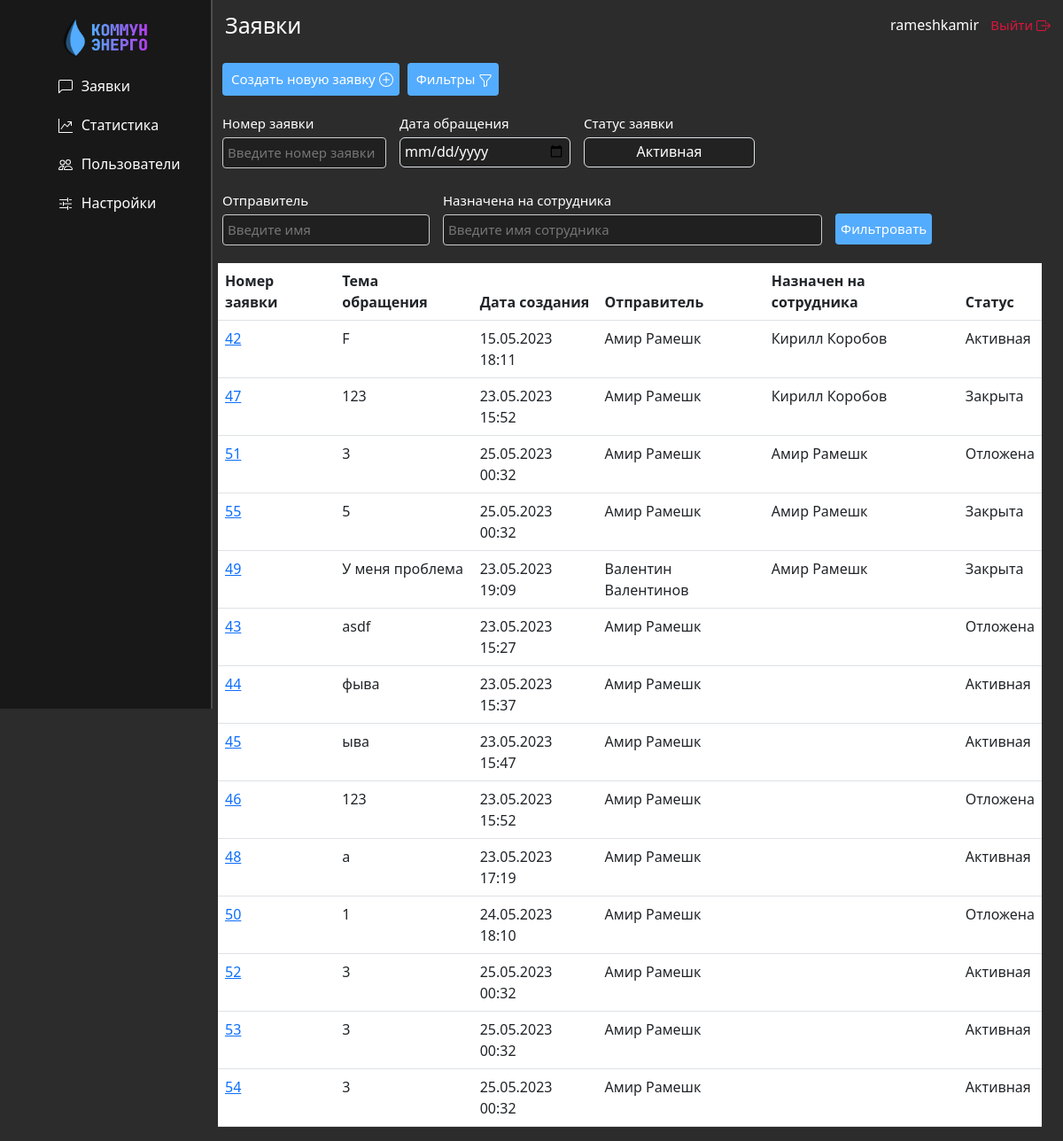
/messages/ (signed in), run on the app's committed database.
### messages_home/models.py (models this page shows)
class Conversation(models.Model):
  STATUS_CHOICES = [
    ('active', 'Активная'),
    ('closed', 'Закрыта'),
    ('snoozed', 'Отложена'),
  ]
  user1 = models.ForeignKey(User, on_delete=models.CASCADE, related_name='conversations_started')
  user2 = models.ForeignKey(User, on_delete=models.CASCADE, related_name='conversations_involved', null=True)
  title = models.CharField(max_length=50)
  created_at = models.DateTimeField(auto_now_add=True)
  status = models.CharField(max_length=20, choices=STATUS_CHOICES, default='Активная')
  class Meta:
    verbose_name_plural = 'Диалоги'
    verbose_name = 'Диалог'
    ordering = ['-created_at']
  def __str__(self):
    return f"{self.user1} - {self.user2}"

### messages_home/views.py (the view, shortened to what this page needs)
# urls.py: path('', views.conversations_list, name='conversations_list'),
@login_required
def conversations_list(request):
    if request.method == 'POST':
        form = ConversationForm(request.POST)
        if form.is_valid():
            new_conversation = form.save(commit=False)
            new_conversation.user1 = request.user
            new_conversation.status = 'Активная'
            new_conversation.save()
            return JsonResponse({'url': reverse('conversation_detail', args=[new_conversation.id])})
        else:
            return JsonResponse({'error': form.errors})
    else:
        form = ConversationForm()
    user = request.user
    if user.is_authenticated and user.groups.filter(name='Обычные пользователи').exists():
        normal_users = User.objects.filter(
            groups__name='Обычные пользователи')
        conversations = Conversation.objects.filter(
            Q(user1__in=normal_users) | Q(user2__in=normal_users))
    else:
        conversations = Conversation.objects.all()
    number = request.GET.get('number')
    date = request.GET.get('date')
    status = request.GET.get('status')
    sender = request.GET.get('sender')
    recipient = request.GET.get('recipient')
    context = {}
    if status:
        conversations = conversations.filter(status=status)
        context['status'] = status
    conversations = conversations.annotate(
    latest_message_time=Subquery(
        Message.objects.filter(conversation=OuterRef('pk')).values('created_at').order_by('-created_at')[:1]
    )).order_by('-latest_message_time')
    context.update({
        'conversations': conversations
    })
    print(context)
    return render(request, 'messages_home/conversations_list.html', context=context)

### messages_home/templates/messages_home/conversations_list.html (shortened to what this page needs)
{% extends 'main/layout.html' %}
{% block pagename %}
<h1>Заявки</h1>
{% endblock%}
{% block main_content %}
<div class="row">
  <div class="col-md-12">
    <button class="blue-button" id="new-conv-btn">
      Создать новую заявку
    </button>
    <button id="filter-btn" class="blue-button">
      Фильтры
    </button>
    <div class="filter-form-conversations" id="q1s1">
      <form method="get" class="filter-form" action="">
        <div class="filters-boxes">
          <div class="filters-up-row">
            <div class="number-box filter-box">
              <label for="number">Номер заявки</label>
              <input value="{{ number }}" type="text" class="" id="number" name="number"
                placeholder="Введите номер заявки">
            </div>
            <div class="date-box filter-box">
              <label for="date">Дата обращения</label>
              <input value="{{ date }}" type="date" class="form-control forms-stat-date" id="date" name="date">
            </div>
            {% if user.groups.all.0.name != 'Обычные пользователи'%}
            <div class="status-box filter-box">
              <label for="status">Статус заявки</label>
              <select class="form-control forms-stat-date" id="status" name="status">
                <option class="status-option" value="Активная" {% if status == 'Активная' %}selected{% endif %}>Активная
                </option>
              </select>
            </div>
            {% endif %}
          </div>
          <div class="filters-bot-row">
            {% if user.groups.all.0.name != 'Обычные пользователи'%}
            <div class="sender-box filter-box">
              <label for="sender" class="">Отправитель</label>
              <div class="">
                <input value="{{ sender }}" type="text" name="sender" class="" id="sender" placeholder="Введите имя">
              </div>
            </div>
            <div class="recipient-box filter-box">
              <label for="recipient" class="">Назначена на сотрудника</label>
              <input value="{{ recipient }}" type="text" name="recipient" class="" id="recipient"
                placeholder="Введите имя сотрудника">
            </div>
            {% endif %}
            <div class="btn-box filter-box">
              <button type="submit" id='w131' class="submit-btn-filter">Фильтровать</button>
            </div>
          </div>
        </div>
      </form>
    </div>
    <table class="table">
      <thead>
        <tr>
          <th>Номер заявки</th>
          <th>Тема обращения</th>
          <th>Дата создания</th>
          {% if user.groups.all.0.name != 'Обычные пользователи'%}
          <th>Отправитель</th>
          <th>Назначен на сотрудника</th>
          <th>Статус</th>
          {% endif %}
        </tr>
      </thead>
      <tbody>
        {% for conversation in conversations %}
        <tr>
          <td><a href="{% url 'conversation_detail' conversation.id %}">{{ conversation.id }}</a></td>
          <td>{{ conversation.title }}</td>
          <td>{{ conversation.created_at|date:"SHORT_DATETIME_FORMAT" }}</td>
          {% if user.groups.all.0.name != 'Обычные пользователи'%}
          <td>{{ conversation.user1.first_name}} {{ conversation.user1.last_name }}</td>
          <td>{{ conversation.user2.first_name}} {{ conversation.user2.last_name }}</td>
          <td>{{ conversation.status}}</td>
          {% endif %}
        </tr>
        {% endfor %}
      </tbody>
    </table>
  </div>
</div>
{% endblock %}

### main/templates/main/layout.html (shortened to what this page needs)
{% load static %}
<!DOCTYPE html>
<html class="theme-dark">
<head>
  <link href="https://cdn.jsdelivr.net/npm/bootstrap@5.3.0-alpha3/dist/css/bootstrap.min.css" rel="stylesheet"
>
  <link rel="stylesheet" href="{% static 'main/css/main.css' %}">
</head>
<body>
<div class="aside-box">
  <aside>
    <img src="{% static '/main/img/logo.png' %}" alt="logo">
    <ul>
      <a href="{% url 'conversations_list' %}">
        <li>
          Заявки
        </li>
      </a>
      {% if user.groups.all.0.name != 'Обычные пользователи'%}
      <a href="{% url 'home' %}">
        <li>
          Статистика
        </li>
      </a>
      <a href="{% url 'users' %}">
        <li>
          Пользователи
        </li>
      </a>
      {% endif %}
      {% if user.groups.all.0.name == 'Администратор'%}
      <a href="{% url 'settings' %}">
        <li>
          Настройки
        </li>
      </a>
      {% endif %}
    </ul>
  </aside>
</div>
<main>
  <div class="topline">
    <div class="topline-content">
      <div class="page-name">
        {% block pagename %}
        {% endblock%}
      </div>
      <div class="login-panel">
        <label class="user-name">
          {{ user }}
        </label>
        <a class="logout-btn" onclick="logout()">
          Выйти
        </a>
      </div>
    </div>
  </div>
  {% block main_content %}
  {% endblock %}
</main>
</body>
</html>

### main/static/main/css/main.css (style rules this page uses)
* { font-family: system-ui, -apple-system, "Segoe UI", Roboto, "Helvetica Neue", "Noto Sans", "Liberation Sans", Arial, sans-serif, "Apple Color Emoji", "Segoe UI Emoji", "Segoe UI Symbol", "Noto Color Emoji"; color: #fff; }
body { background: #2c2c2c; }
aside { display: flex; flex-direction: column; flex-wrap: no-wrap; float: left; align-items: center; background: #181818; width: 20%; padding: 2,5%; height: 100vh; position: fixed; border-right: 2px solid #4d4d4d; }
aside img { margin-top: 20px; width: 40%; float: left; }
aside ul { list-style: none; }
aside a { text-decoration: none; }
aside ul li { color: #fff; margin-top: 20px; display: block; transition: transform .6s ease; }
.topline { width: 100%; height: 7vh; color: white; font-family: system-ui, -apple-system, "Segoe UI", Roboto, "Helvetica Neue", "Noto Sans", "Liberation Sans", Arial, sans-serif, "Apple Color Emoji", "Segoe UI Emoji", "Segoe UI Symbol", "Noto Color Emoji"; }
.topline-content { display: flex; padding: 10px 10px 10px 8px; width: 100%; height: 7vh; align-items: center; justify-content: space-between; }
.topline-content h1 { font-size: 25px; }
main { padding-left: 20.5%; }
.filters-boxes input[type="text"], input[type="email"], input[type="password"] { background-color: #202020; width: 100%; margin: 5px 0 15px 0; display: inline-block; border: 1px solid #ccc; border-radius: 4px; box-sizing: border-box; color: white; font-family: system-ui, -apple-system, "Segoe UI", Roboto, "Helvetica Neue", "Noto Sans", "Liberation Sans", Arial, sans-serif, "Apple Color Emoji", "Segoe UI Emoji", "Segoe UI Symbol", "Noto Color Emoji" }
.table { width: 100%; }
.filter-form-conversations { font-size: 15px; }
.filters-boxes { display: flex; flex-direction: column; justify-content: space-around; }
.filters-up-row { display: flex; flex-direction: row; justify-content: flex-start; align-items: center; }
.filters-bot-row { display: flex; flex-direction: row; justify-content: flex-start; align-items: center; }
.filter-box { padding: 5px 10px 5px 5px; }
.filter-box input[type="text"] { padding: 5px; }
.submit-btn-filter { background-color: #54ACFE; color: white; font-family: system-ui, -apple-system, "Segoe UI", Roboto, "Helvetica Neue", "Noto Sans", "Liberation Sans", Arial, sans-serif, "Apple Color Emoji", "Segoe UI Emoji", "Segoe UI Symbol", "Noto Color Emoji"; font-size: 15px; border: none; border-radius: 4px; cursor: pointer; height: 35px; margin-top: 11px; }
.number-box { margin-top: 15px; width: 200px; }
.forms-stat-date { margin-top: 4px; height: 34px; background-color: #222; color: white; padding: 3px 5px 5px 5px; width: 193px; }
.blue-button { background-color: #54ACFE; color: white; font-family: system-ui, -apple-system, "Segoe UI", Roboto, "Helvetica Neue", "Noto Sans", "Liberation Sans", Arial, sans-serif, "Apple Color Emoji", "Segoe UI Emoji", "Segoe UI Symbol", "Noto Color Emoji"; font-size: 15px; border: none; border-radius: 4px; cursor: pointer; margin: 15px 0 0 5px; padding: 7px; padding-left: 10px; text-decoration: none; }
.nav-icon { margin-right: 5px; margin-bottom: 2px; }
.logout-btn { color: #dc143c; font-size: 15px; cursor: pointer; padding: 4px; text-decoration: none; }
.user-name { margin-right: 5px; }
.bi-box-arrow-right { margin-bottom: 2px; fill: #dc143c; }
.bi-plus-circle { margin-bottom: 2px; }
.status-option { background-color: #222; text-align: center; }
.row { display: flex; width: 100%; justify-content: flex-start; }
.page-name h1 { margin-bottom: 0; }

### data on the page
Conversation: id "42", title "F", created_at "15.05.2023 18:11", user1.first_name "Амир", user1.last_name "Рамешк", user2.first_name "Кирилл", user2.last_name "Коробов", status "Активная"
Conversation: id "47", title "123", created_at "23.05.2023 15:52", user1.first_name "Амир", user1.last_name "Рамешк", user2.first_name "Кирилл", user2.last_name "Коробов", status "Закрыта"
Conversation: id "51", title "3", created_at "25.05.2023 00:32", user1.first_name "Амир", user1.last_name "Рамешк", user2.first_name "Амир", user2.last_name "Рамешк", status "Отложена"
Conversation: id "55", title "5", created_at "25.05.2023 00:32", user1.first_name "Амир", user1.last_name "Рамешк", user2.first_name "Амир", user2.last_name "Рамешк", status "Закрыта"
Conversation: id "49", title "У меня проблема", created_at "23.05.2023 19:09", user1.first_name "Валентин", user1.last_name "Валентинов", user2.first_name "Амир", user2.last_name "Рамешк", status "Закрыта"
Conversation: id "43", title "asdf", created_at "23.05.2023 15:27", user1.first_name "Амир", user1.last_name "Рамешк", status "Отложена"
Conversation: id "44", title "фыва", created_at "23.05.2023 15:37", user1.first_name "Амир", user1.last_name "Рамешк", status "Активная"
Conversation: id "45", title "ыва", created_at "23.05.2023 15:47", user1.first_name "Амир", user1.last_name "Рамешк", status "Активная"
Conversation: id "46", title "123", created_at "23.05.2023 15:52", user1.first_name "Амир", user1.last_name "Рамешк", status "Отложена"
Conversation: id "48", title "а", created_at "23.05.2023 17:19", user1.first_name "Амир", user1.last_name "Рамешк", status "Активная"
Conversation: id "50", title "1", created_at "24.05.2023 18:10", user1.first_name "Амир", user1.last_name "Рамешк", status "Отложена"
Conversation: id "52", title "3", created_at "25.05.2023 00:32", user1.first_name "Амир", user1.last_name "Рамешк", status "Активная"
Conversation: id "53", title "3", created_at "25.05.2023 00:32", user1.first_name "Амир", user1.last_name "Рамешк", status "Активная"
Conversation: id "54", title "3", created_at "25.05.2023 00:32", user1.first_name "Амир", user1.last_name "Рамешк", status "Активная"

### other printed values
{{ user }} "rameshkamir"
